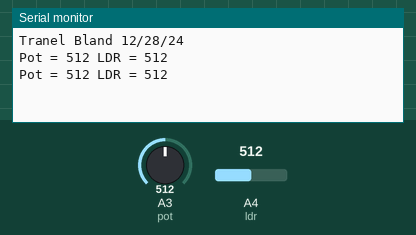
The sketch below on a simulated Arduino Uno, built with avr-gcc and run on an emulated ATmega328P. Shown: the last lines printed to the serial monitor. Inputs (shaded band) come from the test bench; at power-on: A3 (pot) = 512, A4 (ldr) = 512.

Above: at 2.8 s.
2.9 s: A3 (pot) set to 716
At 4.9 s:
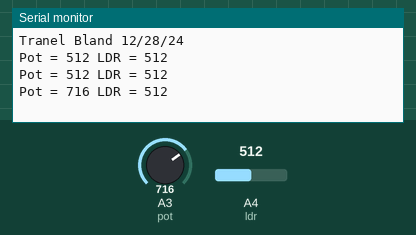
5.6 s: A4 (ldr) set to 716
At 6.5 s:
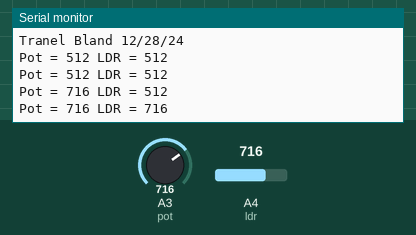
8.3 s: A3 (pot) set to 900
At 10.7 s:
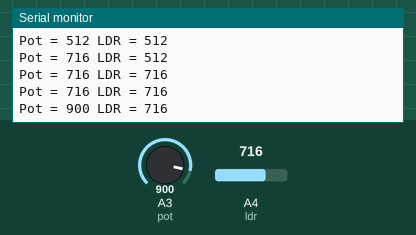
11.0 s: A4 (ldr) set to 900
At 13.5 s:
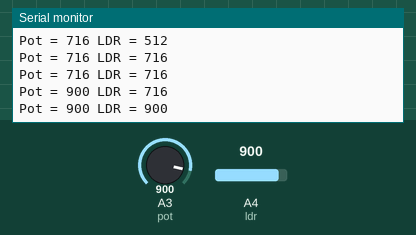
Timing chart, 0 to 14.7 s (numbered marks = the images above; inputs shaded):
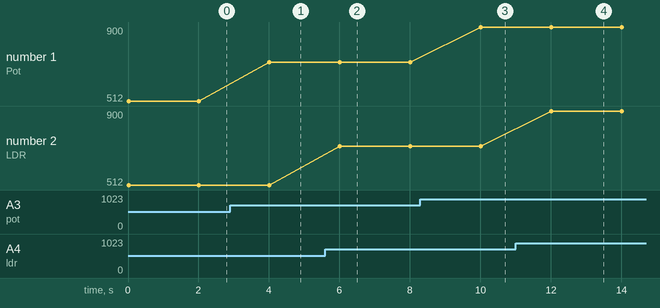

The sketch:

analog_sensors.ino
```cpp
//global variables
int pot = A3;
int ldr = A4;

int potValue, ldrValue;

void setup() {
  // put your setup code here, to run once:
  pinMode(pot, INPUT);
  pinMode(ldr, INPUT);
  Serial.begin(9600);
  Serial.println("Tranel Bland 12/28/24");
}

void loop() {
  // put your main code here, to run repeatedly:
  potValue = analogRead(pot);
  ldrValue = analogRead(ldr);

  Serial.print("Pot = ");
  Serial.print(potValue);
  Serial.print(" LDR = ");
  Serial.println(ldrValue);

  delay(2000);
}
```

Measured:
- after the input at 2.9 s, the serial monitor: prints a new line after 1.1 s (image 1)
- after the input at 5.6 s, the serial monitor: prints a new line after 0.40 s (image 2)
- after the input at 8.3 s, the serial monitor: prints a new line after 1.7 s (image 3)
- after the input at 11.0 s, the serial monitor: prints a new line after 1.0 s (image 4)
- plotted number 1: 512 → 716 after the input at 2.9 s, 716 → 900 after the input at 8.3 s
